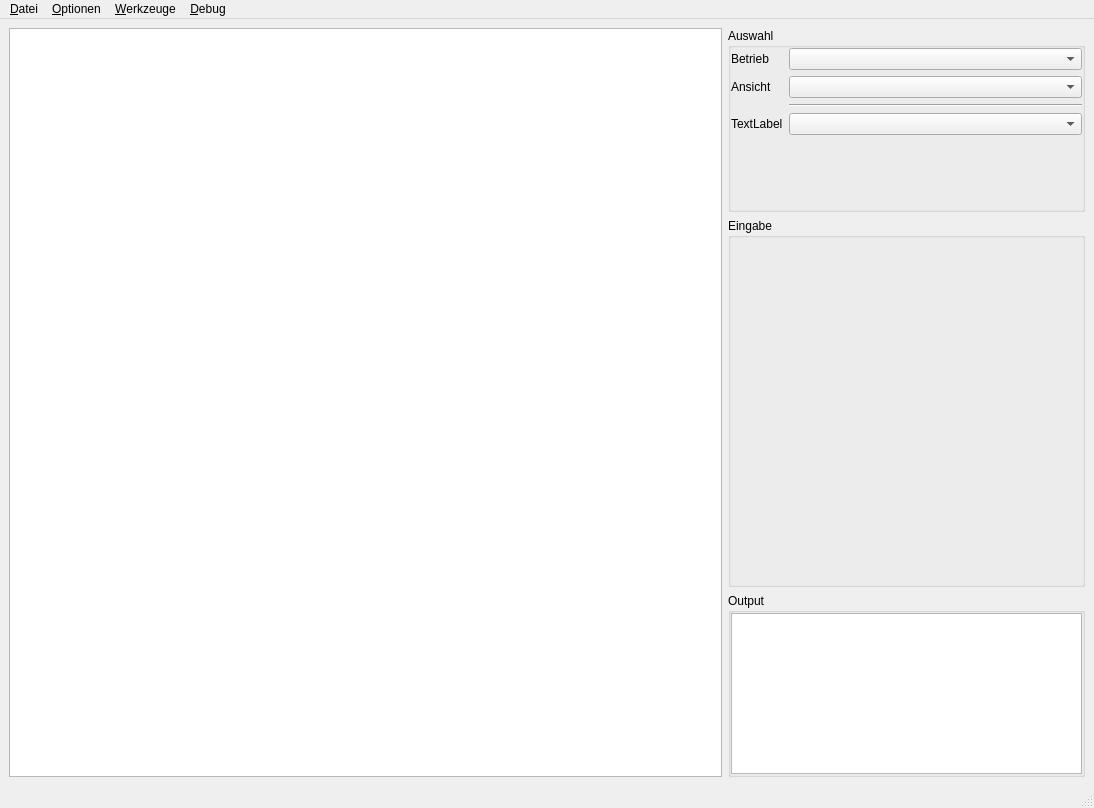
<?xml version="1.0" encoding="UTF-8"?>
<ui version="4.0">
 <class>MainWindow</class>
 <widget class="QMainWindow" name="MainWindow">
  <property name="geometry">
   <rect>
    <x>0</x>
    <y>0</y>
    <width>1094</width>
    <height>808</height>
   </rect>
  </property>
  <property name="windowTitle">
   <string>PASK</string>
  </property>
  <widget class="QWidget" name="centralwidget">
   <layout class="QHBoxLayout" name="horizontalLayout" stretch="2,1">
    <item>
     <widget class="QTableView" name="tableView"/>
    </item>
    <item>
     <layout class="QVBoxLayout" name="verticalLayout" stretch="1,2,1">
      <item>
       <widget class="QGroupBox" name="groupBox_selection">
        <property name="title">
         <string>Auswahl</string>
        </property>
        <layout class="QVBoxLayout" name="verticalLayout_3">
         <property name="leftMargin">
          <number>0</number>
         </property>
         <property name="topMargin">
          <number>0</number>
         </property>
         <property name="rightMargin">
          <number>0</number>
         </property>
         <property name="bottomMargin">
          <number>0</number>
         </property>
         <item>
          <layout class="QFormLayout" name="formLayout">
           <property name="horizontalSpacing">
            <number>6</number>
           </property>
           <item row="0" column="0">
            <widget class="QLabel" name="label_business">
             <property name="text">
              <string>Betrieb</string>
             </property>
            </widget>
           </item>
           <item row="0" column="1">
            <widget class="QComboBox" name="dropdown_select_betrieb"/>
           </item>
           <item row="1" column="0">
            <widget class="QLabel" name="label_viw">
             <property name="text">
              <string>Ansicht</string>
             </property>
            </widget>
           </item>
           <item row="1" column="1">
            <widget class="QComboBox" name="dropdown_select_view"/>
           </item>
           <item row="2" column="1">
            <widget class="Line" name="line">
             <property name="orientation">
              <enum>Qt::Horizontal</enum>
             </property>
            </widget>
           </item>
           <item row="3" column="0">
            <widget class="QLabel" name="label_unknown">
             <property name="text">
              <string>TextLabel</string>
             </property>
            </widget>
           </item>
           <item row="3" column="1">
            <widget class="QComboBox" name="dropdown_unknown_input"/>
           </item>
          </layout>
         </item>
        </layout>
       </widget>
      </item>
      <item>
       <widget class="QGroupBox" name="groupBox_input">
        <property name="title">
         <string>Eingabe</string>
        </property>
        <layout class="QVBoxLayout" name="verticalLayout_2">
         <property name="leftMargin">
          <number>0</number>
         </property>
         <property name="topMargin">
          <number>0</number>
         </property>
         <property name="rightMargin">
          <number>0</number>
         </property>
         <property name="bottomMargin">
          <number>0</number>
         </property>
         <item>
          <widget class="QWidget" name="container_widget_sidebar" native="true"/>
         </item>
        </layout>
       </widget>
      </item>
      <item>
       <widget class="QGroupBox" name="groupBox_output">
        <property name="title">
         <string>Output</string>
        </property>
        <layout class="QHBoxLayout" name="horizontalLayout_2">
         <property name="leftMargin">
          <number>0</number>
         </property>
         <property name="topMargin">
          <number>0</number>
         </property>
         <property name="rightMargin">
          <number>0</number>
         </property>
         <property name="bottomMargin">
          <number>0</number>
         </property>
         <item>
          <widget class="QPlainTextEdit" name="text_output">
           <property name="readOnly">
            <bool>true</bool>
           </property>
          </widget>
         </item>
        </layout>
       </widget>
      </item>
     </layout>
    </item>
   </layout>
  </widget>
  <widget class="QMenuBar" name="menubar">
   <property name="geometry">
    <rect>
     <x>0</x>
     <y>0</y>
     <width>1094</width>
     <height>22</height>
    </rect>
   </property>
   <widget class="QMenu" name="menuDatei">
    <property name="title">
     <string>&amp;Datei</string>
    </property>
    <addaction name="actionImport"/>
    <addaction name="actionExport"/>
   </widget>
   <widget class="QMenu" name="menuOptionen">
    <property name="title">
     <string>&amp;Optionen</string>
    </property>
   </widget>
   <widget class="QMenu" name="menuWerkzeuge">
    <property name="title">
     <string>&amp;Werkzeuge</string>
    </property>
    <addaction name="actionBetrieb_erstellen"/>
    <addaction name="actionSchlag_erstellen"/>
   </widget>
   <widget class="QMenu" name="menu_Debug">
    <property name="title">
     <string>&amp;Debug</string>
    </property>
    <addaction name="actionPopulate_DB"/>
    <addaction name="actionClear_DB"/>
   </widget>
   <addaction name="menuDatei"/>
   <addaction name="menuOptionen"/>
   <addaction name="menuWerkzeuge"/>
   <addaction name="menu_Debug"/>
  </widget>
  <widget class="QStatusBar" name="statusbar"/>
  <action name="actionSchlag_erstellen">
   <property name="text">
    <string>Schlag erstellen</string>
   </property>
  </action>
  <action name="actionImport">
   <property name="text">
    <string>&amp;Import</string>
   </property>
  </action>
  <action name="actionBetrieb_erstellen">
   <property name="text">
    <string>Betrieb erstellen</string>
   </property>
  </action>
  <action name="actionExport">
   <property name="text">
    <string>E&amp;xport</string>
   </property>
  </action>
  <action name="actionPopulate_DB">
   <property name="text">
    <string>Populate DB</string>
   </property>
  </action>
  <action name="actionClear_DB">
   <property name="text">
    <string>Clear DB</string>
   </property>
  </action>
 </widget>
 <resources/>
 <connections/>
</ui>
